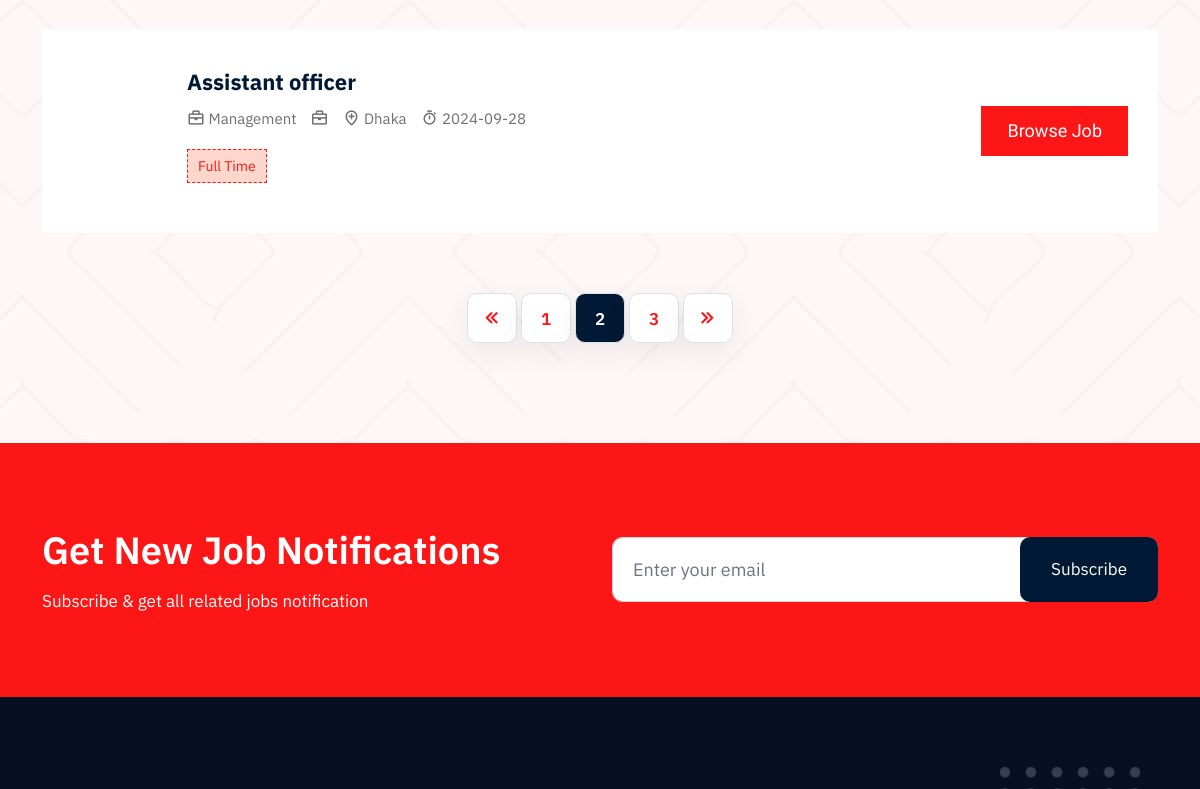
Before: /job-list.php?company_id=Candid Dealings ltd (signed in, middle part) with the older database file.
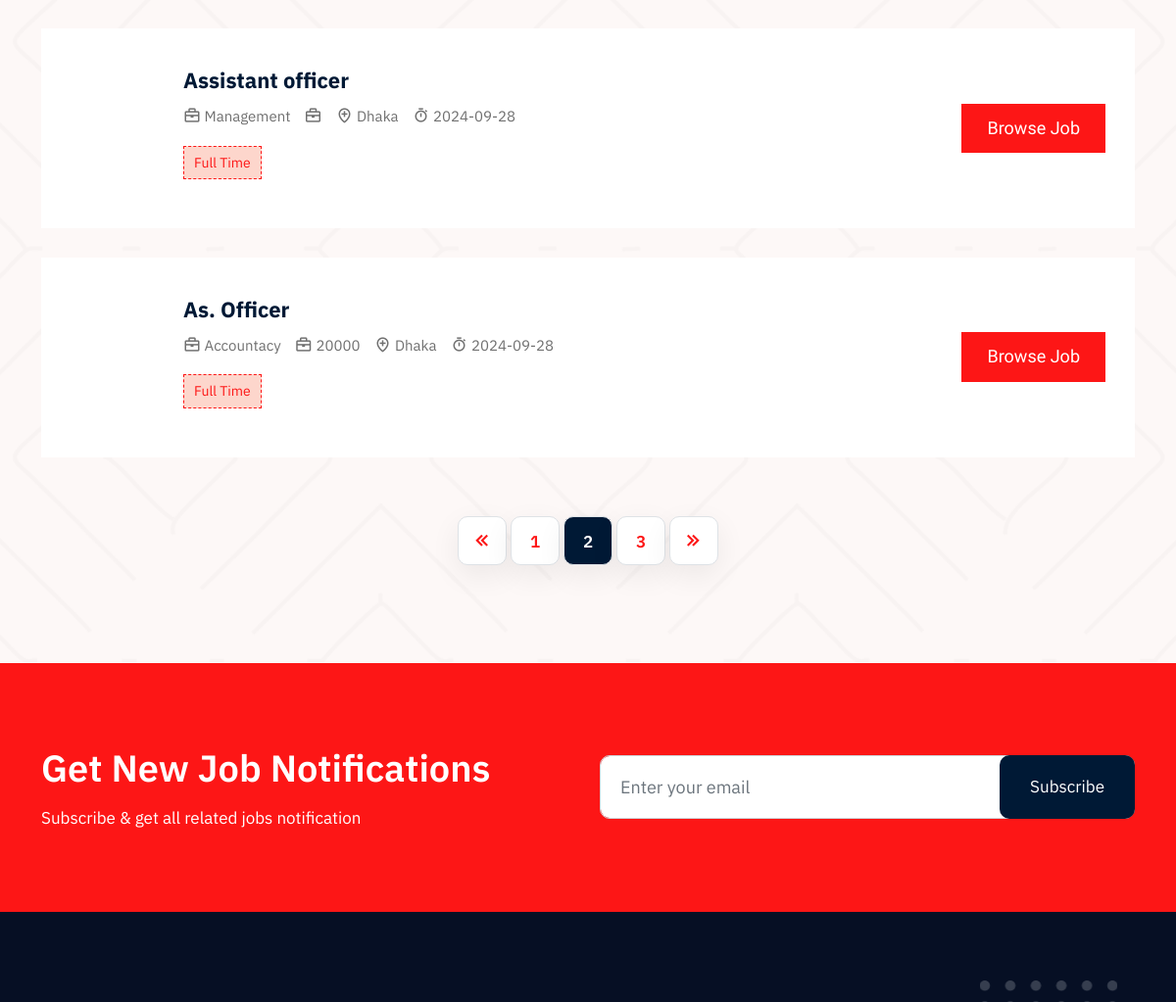
After: the same page with the newer database file.
### tables this page shows
CREATE TABLE `vacancy` (
  `id` int(11) NOT NULL,
  `job_title` varchar(50) NOT NULL,
  `salary` varchar(30) NOT NULL,
  `company_name` varchar(30) NOT NULL,
  `address` varchar(30) NOT NULL,
  `category` varchar(30) NOT NULL,
  `start_date` date NOT NULL DEFAULT current_timestamp(),
  `last_date` date NOT NULL DEFAULT current_timestamp(),
  `email` varchar(30) NOT NULL,
  `website` varchar(30) NOT NULL,
  `job_type` varchar(20) NOT NULL,
  `company_id` int(11) NOT NULL,
  `vacancy_count` int(11) NOT NULL,
  `catagory_id` int(11) NOT NULL,
  `category_count` int(11) NOT NULL,
  `description` varchar(300) NOT NULL
);

### job-list.php (the view, shortened to what the changed rows need)
<?php
require_once 'connect.php';
$user_first_name = $_SESSION['name'];
if(!empty($user_first_name)){
?>
<!doctype html>
<html lang="zxx">
    <head>
        <link rel="stylesheet" href="assets/css/bootstrap.min.css">
        <link rel="stylesheet" href="assets/css/owl.carousel.min.css">
        <link rel="stylesheet" href="assets/css/owl.theme.default.min.css">
        <link rel="stylesheet" href="assets/css/boxicon.min.css">
        <link rel="stylesheet" href="assets/fonts/flaticon/flaticon.css">
        <link rel="stylesheet" href="assets/css/magnific-popup.css">
        <link rel="stylesheet" href="assets/css/meanmenu.css">
        <link rel="stylesheet" href="assets/css/nice-select.css">
		<link rel="stylesheet" href="assets/css/style.css">
		<link rel="stylesheet" href="assets/css/dark.css">
		<link rel="stylesheet" href="assets/css/responsive.css">
    </head>
    <body>
        <section class="job-style-two job-list-section pt-100 pb-70">
            <div class="container">
                <div class="row">
                    <?php
                    $id = $_REQUEST['company_id'];
                    $sql =$conn->query ("SELECT vacancy.id,vacancy.job_title,vacancy.category,vacancy.salary,vacancy.address,vacancy.last_date,vacancy.job_type FROM vacancy,company WHERE vacancy.company_name='$id' AND vacancy.company_id=company.id");
                    while($row = $sql->fetch_assoc()){
                    ?>
                    <div class="col-lg-12">
                        <div class="job-card-two">
                            <div class="row align-items-center">
                                <div class="col-md-8">
                                    <div class="job-info">
                                        <h3>
                                            <a href="job_details.php?id=<?php echo $row['id']?>"><?php echo $row['job_title'] ?></a>
                                        </h3>
                                        <ul>
                                            <li>
                                                <i class='bx bx-briefcase' ></i>
                                                <?php echo $row['category'] ?>
                                            </li>
                                            <li>
                                                <i class='bx bx-briefcase' ></i>
                                                <?php echo $row['salary'] ?>
                                            </li>
                                            <li>
                                                <i class='bx bx-location-plus'></i>
                                                <?php echo $row['address'] ?>
                                            </li>
                                            <li>
                                                <i class='bx bx-stopwatch' ></i>
                                                <?php echo $row['last_date'] ?>
                                            </li>
                                        </ul>
                                        <span><?php echo $row['job_type'] ?></span>
                                    </div>
                                </div>
                                <div class="col-md-3">
                                    <div class="theme-btn text-end">
                                        <a href="job_details.php?id=<?php echo $row['id']?>" class="default-btn">
                                            Browse Job
                                        </a>
                                    </div>
                                </div>
                            </div>
                        </div>
                    </div>
<?php } ?>
                </div>
            </div>
        </section>
        <section class="subscribe-section">
            <div class="container">
                <div class="row align-items-center">
                    <div class="col-md-6">
                        <div class="section-title">
                            <h2>Get New Job Notifications</h2>
                        </div>
                    </div>
                </div>
            </div>
        </section>
  	</body>
</html>
<?php
}else{
    header('location:sign_in.php');
}
?>

Changed rows visible on the page:
added vacancy: job_title "As. Officer", category "Accountacy", salary "20000", address "Dhaka", last_date "2024-09-28", job_type "Full Time"
